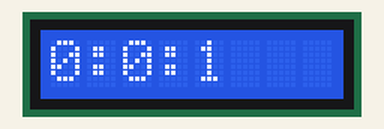
Simulated run of this sketch. Board: Arduino Uno, built with avr-gcc and run on an emulated ATmega328P. On the bench: 8×1 character LCD.

Above: at 1.1 s.
At 6.1 s:
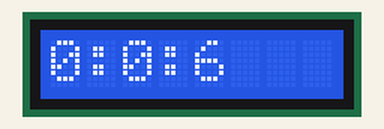
At 10.1 s:
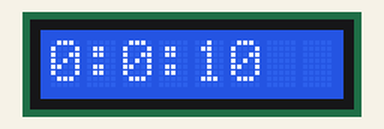
At 19.1 s:
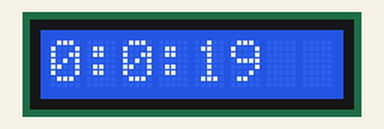
At 28.1 s:
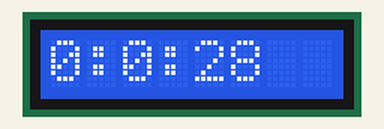
At 38.1 s:
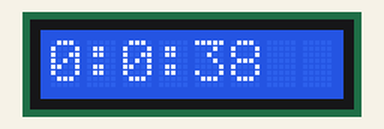

Measured:
- what the display in image 0 shows lasts 1.0 s, from 1.1 s to 2.1 s

The sketch:

LCDClock.ino
```cpp
#include <LiquidCrystal.h>

LiquidCrystal lcd(12, 11, 5, 4, 3, 2);

int hours, minutes, seconds;
int a_h, a_m, a_s;

void setup()
{
  lcd.begin(8, 1);

  delay(1000);

  lcd.clear();

  Serial.begin(9600);
}

void loop()
{
  int i = Serial.read();

  if(i != -1)
  {
    i = toUpperCase(i);
    if(i == 'H') a_h++;
    if(i == 'M') a_m++;
    if(i == 'S') a_s++;
  }

  lcd.clear();

  seconds = millis() / 1000;
  minutes = seconds / 60;
  hours = minutes / 60;

  String h, m, s;

  h += (hours + a_h) % 24;
  m += (minutes + a_m) % 60;
  s += (seconds + a_s) % 60;

  //if(hours < 10) h = "0" + h;
  //if(minutes < 10) m = "0" + m;
  //if(seconds < 10) s = "0" + s;

  lcd.print(h);
  lcd.print(":");
  lcd.print(m);
  lcd.print(":");
  lcd.print(s);

  delay(100);
}
```
